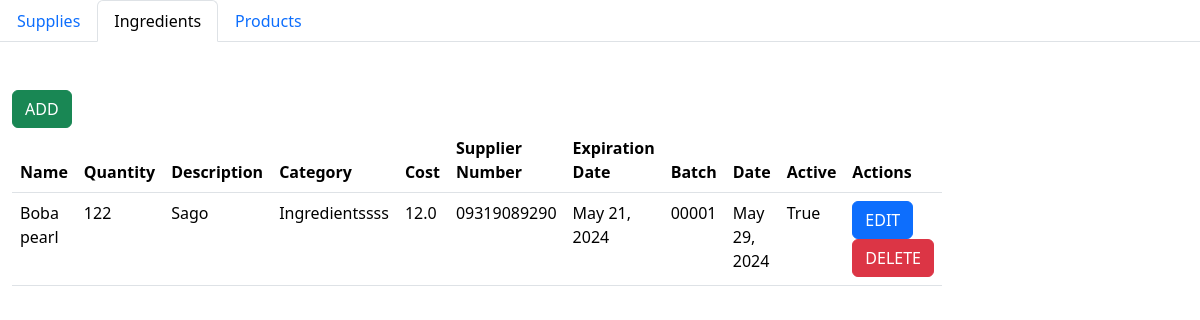
/ingr_supp/ingr, run on the app's committed database.
### ingr_supp/models.py (models this page shows, shortened)
class Ingr(models.Model):
    ingr_name = models.CharField(max_length=50)
    ingr_quant = models.IntegerField(default=0)
    ingr_desc = models.CharField(max_length=50)
    ingr_catg = models.CharField(max_length=50)
    ingr_cost = models.FloatField(default=0.0)
    ingr_suppNo = models.CharField(max_length=50)
    ingr_exp = models.DateField(editable=True)
    ingr_batch = models.CharField(max_length=5, default='00001')
    ingr_date = models.DateField(editable=True)
    ingr_act = models.BooleanField(default=True)

### ingr_supp/views.py (the view)
# urls.py: path('ingr',views.ingr, name = "ingr"),
def ingr(request):
    ingredients = Ingr.objects.all()
    for ingredient in ingredients:
        ingredient.status = ingredient_status(ingredient.ingr_quant)
    return render(request, 'ingredients.html', {'ingredients':ingredients})

### ingr_supp/views.py (called while the page is built)
def ingredient_status(quantity):
    if quantity < 10:
        return "Critically low"
    elif 10 <= quantity < 15:
        return "Low"
    elif 15 <= quantity < 20:
        return "Medium"
    else:
        return "Sufficient"

### ingr_supp/templates/ingredients.html (shortened to what this page needs)
<!DOCTYPE html>
<html lang="en">
<head>
    <link href="https://cdn.jsdelivr.net/npm/bootstrap@5.3.3/dist/css/bootstrap.min.css" rel="stylesheet">
</head>
<body>
    <ul class="nav nav-tabs">
        <li class="nav-item">
          <a class="nav-link" aria-current="page" href="{% url 'view' %}" id="nav-item-1">Supplies</a>
        </li>
        <li class="nav-item">
            <a class="nav-link active" href="{% url 'ingr' %}" id="nav-item-2">Ingredients</a>
        </li>
        <li class="nav-item">
          <a class="nav-link" href="{% url 'prod' %}" id="nav-item-3">Products</a>
        </li>
    </ul>
    <div class="container-fluid py-5">
        <div class="row justify-content-start">
            <div class="col-8">
                <button type="button" class="btn btn-success" data-bs-toggle="modal" data-bs-target="#addIngredientModal{{ ingredient.id }}">
                    ADD
                </button>
                <table class="table">
                    <thead>
                        <tr>
                            <th scope="col">Name</th>
                            <th scope="col">Quantity</th>
                            <th scope="col">Description</th>
                            <th scope="col">Category</th>
                            <th scope="col">Cost</th>
                            <th scope="col">Supplier Number</th>
                            <th scope="col">Expiration Date</th>
                            <th scope="col">Batch</th>
                            <th scope="col">Date</th>
                            <th scope="col">Active</th>
                            <th scope="col">Actions</th>
                        </tr>
                    </thead>
                    <tbody>
                        {% for ingredient in ingredients %}
                        <tr>
                            <td>{{ ingredient.ingr_name }}</td>
                            <td>{{ ingredient.ingr_quant }}</td>
                            <td>{{ ingredient.ingr_desc }}</td>
                            <td>{{ ingredient.ingr_catg }}</td>
                            <td>{{ ingredient.ingr_cost }}</td>
                            <td>{{ ingredient.ingr_suppNo }}</td>
                            <td>{{ ingredient.ingr_exp }}</td>
                            <td>{{ ingredient.ingr_batch }}</td>
                            <td>{{ ingredient.ingr_date }}</td>
                            <td>{{ ingredient.ingr_act }}</td>
                            <td>
                                <button type="button" class="btn btn-primary" data-bs-toggle="modal" data-bs-target="#editModal{{ ingredient.id }}">
                                    EDIT
                                </button>
                                <button type="button" class="btn btn-danger" data-bs-toggle="modal" data-bs-target="#confirmDeleteModal{{ ingredient.id }}">
                                    DELETE
                                </button>
                            </td>
                        </tr>
                        {% endfor %}
                    </tbody>
                </table>
            </div>
        </div>
    </div>
</body>
</html>

### data on the page
Ingr: ingr_name "Boba pearl", ingr_quant "122", ingr_desc "Sago", ingr_catg "Ingredientssss", ingr_cost "12.0", ingr_suppNo "09319089290", ingr_exp "May 21, 2024", ingr_batch "00001", ingr_date "May 29, 2024", ingr_act "True"
